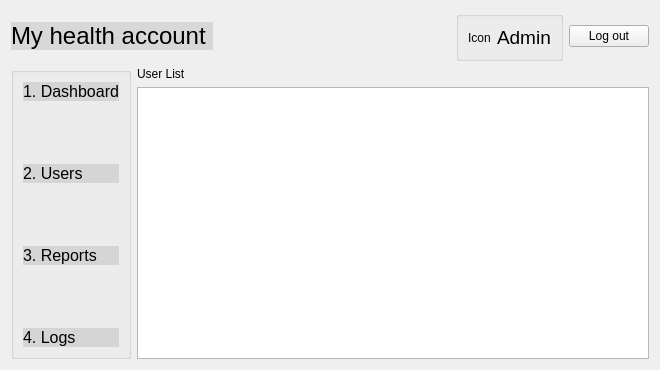
<?xml version="1.0" encoding="UTF-8"?>
<ui version="4.0">
 <class>AdminUsers</class>
 <widget class="QDialog" name="AdminUsers">
  <property name="geometry">
   <rect>
    <x>0</x>
    <y>0</y>
    <width>660</width>
    <height>370</height>
   </rect>
  </property>
  <property name="windowTitle">
   <string>Dialog</string>
  </property>
  <layout class="QVBoxLayout" name="verticalLayout_2">
   <item>
    <layout class="QHBoxLayout" name="horizontalLayout_3">
     <item>
      <widget class="QPushButton" name="pushButtonMyHealthAccount">
       <property name="styleSheet">
        <string notr="true">QPushButton {
	background-color: rgb(0, 0, 0,0.1); 
	border: none; 
	color: rgb(0, 0, 0); 
	font: 24px;
	text-align: left;
} 

</string>
       </property>
       <property name="text">
        <string>My health account </string>
       </property>
      </widget>
     </item>
     <item>
      <spacer name="horizontalSpacer">
       <property name="orientation">
        <enum>Qt::Horizontal</enum>
       </property>
       <property name="sizeHint" stdset="0">
        <size>
         <width>188</width>
         <height>20</height>
        </size>
       </property>
      </spacer>
     </item>
     <item>
      <widget class="QGroupBox" name="groupBox_6">
       <property name="title">
        <string/>
       </property>
       <layout class="QHBoxLayout" name="horizontalLayout_2">
        <item>
         <layout class="QHBoxLayout" name="horizontalLayout">
          <item>
           <widget class="QLabel" name="labelAdmin">
            <property name="text">
             <string>Icon</string>
            </property>
           </widget>
          </item>
          <item>
           <widget class="QLabel" name="label_17">
            <property name="font">
             <font>
              <family>.AppleSystemUIFont</family>
              <pointsize>14</pointsize>
              <italic>false</italic>
              <bold>false</bold>
             </font>
            </property>
            <property name="styleSheet">
             <string notr="true">font: 14pt &quot;.AppleSystemUIFont&quot;;</string>
            </property>
            <property name="text">
             <string>Admin</string>
            </property>
           </widget>
          </item>
         </layout>
        </item>
       </layout>
      </widget>
     </item>
     <item>
      <widget class="QPushButton" name="pushButtonLogout">
       <property name="text">
        <string>Log out</string>
       </property>
      </widget>
     </item>
    </layout>
   </item>
   <item>
    <layout class="QGridLayout" name="gridLayout">
     <item row="0" column="0" rowspan="2">
      <widget class="QGroupBox" name="groupBox_2">
       <property name="title">
        <string/>
       </property>
       <layout class="QVBoxLayout" name="verticalLayout">
        <item>
         <widget class="QPushButton" name="pushButtonDashboard">
          <property name="styleSheet">
           <string notr="true">QPushButton {
	background-color: rgb(0, 0, 0,0.1); 
	border: none; 
	color: rgb(0, 0, 0); 
	font: 16px;
	text-align: left;
} 

QPushButton:hover { 
	background-color: rgb(0, 0, 0, 0.1); 
	border: none; 
	color: rgb(0, 43, 255); 
}
</string>
          </property>
          <property name="text">
           <string>1. Dashboard</string>
          </property>
         </widget>
        </item>
        <item>
         <spacer name="verticalSpacer_4">
          <property name="orientation">
           <enum>Qt::Vertical</enum>
          </property>
          <property name="sizeHint" stdset="0">
           <size>
            <width>17</width>
            <height>25</height>
           </size>
          </property>
         </spacer>
        </item>
        <item>
         <widget class="QPushButton" name="pushButtonUsers">
          <property name="styleSheet">
           <string notr="true">QPushButton {
	background-color: rgb(0, 0, 0,0.1); 
	border: none; 
	color: rgb(0, 0, 0); 
	font: 16px;
	text-align: left;
} 

QPushButton:hover { 
	background-color: rgb(0, 0, 0, 0.1); 
	border: none; 
	color: rgb(0, 43, 255); 
}
</string>
          </property>
          <property name="text">
           <string>2. Users</string>
          </property>
         </widget>
        </item>
        <item>
         <spacer name="verticalSpacer_5">
          <property name="orientation">
           <enum>Qt::Vertical</enum>
          </property>
          <property name="sizeHint" stdset="0">
           <size>
            <width>17</width>
            <height>24</height>
           </size>
          </property>
         </spacer>
        </item>
        <item>
         <widget class="QPushButton" name="pushButtonReports">
          <property name="styleSheet">
           <string notr="true">QPushButton {
	background-color: rgb(0, 0, 0,0.1); 
	border: none; 
	color: rgb(0, 0, 0); 
	font: 16px;
	text-align: left;
} 

QPushButton:hover { 
	background-color: rgb(0, 0, 0, 0.1); 
	border: none; 
	color: rgb(0, 43, 255); 
}
</string>
          </property>
          <property name="text">
           <string>3. Reports</string>
          </property>
         </widget>
        </item>
        <item>
         <spacer name="verticalSpacer_6">
          <property name="orientation">
           <enum>Qt::Vertical</enum>
          </property>
          <property name="sizeHint" stdset="0">
           <size>
            <width>17</width>
            <height>25</height>
           </size>
          </property>
         </spacer>
        </item>
        <item>
         <widget class="QPushButton" name="pushButtonLogs">
          <property name="styleSheet">
           <string notr="true">QPushButton {
	background-color: rgb(0, 0, 0,0.1); 
	border: none; 
	color: rgb(0, 0, 0); 
	font: 16px;
	text-align: left;
} 

QPushButton:hover { 
	background-color: rgb(0, 0, 0, 0.1); 
	border: none; 
	color: rgb(0, 43, 255); 
}
</string>
          </property>
          <property name="text">
           <string>4. Logs</string>
          </property>
         </widget>
        </item>
       </layout>
      </widget>
     </item>
     <item row="0" column="1">
      <widget class="QLabel" name="labelUserList_2">
       <property name="styleSheet">
        <string notr="true">font: 16pt &quot;.AppleSystemUIFont&quot;;</string>
       </property>
       <property name="text">
        <string>User List</string>
       </property>
      </widget>
     </item>
     <item row="1" column="1">
      <widget class="QTableView" name="tableView"/>
     </item>
    </layout>
   </item>
  </layout>
 </widget>
 <resources/>
 <connections/>
</ui>
